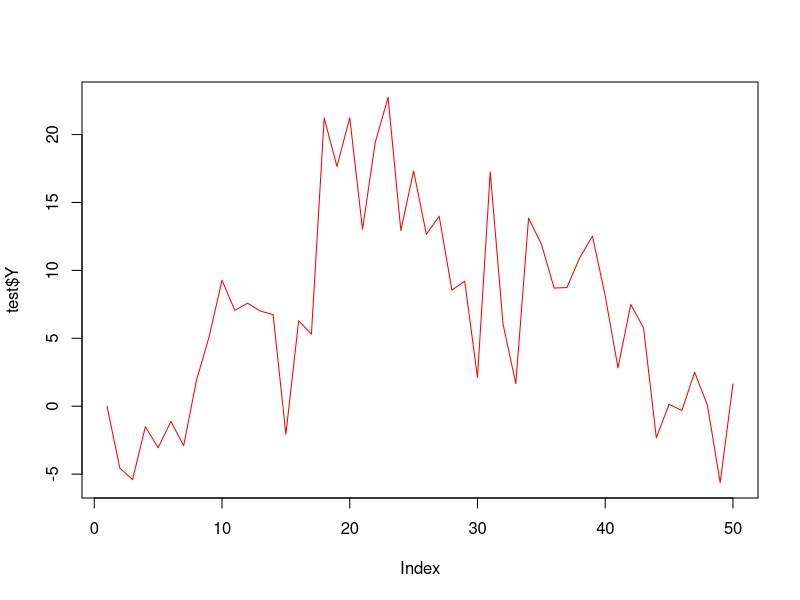

Reproduce this figure in R. (Note: this script raises an error after producing the figure.)
library(mvtnorm)

InverseCDF_Resample <- function(x, w, r = length(w)) {
  # Inputs:
  # x: particle values
  # w: weights (will be normalized)
  # r: number of samples to draw (default = length of weights)
  
  w <- w / sum(w)           # Ensure weights sum to 1
  cdf <- cumsum(w)          # Cumulative distribution function
  u <- sort(runif(r))       # Sorted uniforms in [0, 1)
  
  indices <- integer(r)
  j <- 1
  for (i in 1:r) {
    while (u[i] > cdf[j]) {
      j <- j + 1
    }
    indices[i] <- j
  }
  
  particles <- x[indices]
  return(particles = particles)
}


Stratified_Resample <- function(x, w, r = length(w)){
  #input x samples and w weights as a vector
  
  #initialise
  n <- length(w)
  new_x <- x
  
  #create the cdf
  cdf <- cumsum(w)
  
  #generate uniform
  u <- numeric(n)
  for (i in 1:n){
    u[i] <- runif(1, (i-1)/n, i/n)
  }
  
  indices <- integer(r)
  j <- 1
  for (i in 1:r) {
    while (u[i] > cdf[j]) {
      j <- j + 1
    }
    indices[i] <- j
  }
  
  particles <- x[indices]
  return(particles = particles)
}

Systematic_Resample <- function(x, w, r = length(w)){
  #input x samples and w weights as a vector
  
  #initialise
  n <- length(w)
  new_x <- x
  
  #create the cdf
  cdf <- cumsum(w)
  
  #generate uniform
  uniform <- runif(1)
  u <- numeric(n)
  for (i in 1:n){
    u[i] <- (i-1+uniform)/n
  }
  
  indices <- integer(r)
  j <- 1
  for (i in 1:r) {
    while (u[i] > cdf[j]) {
      j <- j + 1
    }
    indices[i] <- j
  }
  
  particles <- x[indices]
  return(particles)
}


#one trajectory dynamic linear model (DLM)
DLM <- function(a_0, b_0, gamma, sigma, tau, n_obs){
  #Dynamic Linear Model
  #X_0 ~ N(a_0, b_0)
  #X_t|(X_{t-1} = x) ~ N(gamma*x, sigma^2)
  #Y_t|(X_{t} = x) ~ N(x, tau^2)
  #n_obs is how many observations the model has, n = 1,...,T.
  
  #set.seed(seeding)
  
  #generate trajectory of Xs
  X <- numeric(n_obs)
  X[1] <- rnorm(1, mean = a_0, sd = sqrt(b_0))
  
  for (t in 2:n_obs){
    X[t] <- rnorm(1, mean = gamma*X[t-1], sd = sigma)
  }
  
  #generate trajectory of Ys
  
  Y <- numeric(n_obs)
  
  for (t in 2:n_obs){
    Y[t] <- rnorm(1, mean = X[t], sd = tau)
  }
  
  return(list(X = X,Y = Y))
}

test <- DLM(a_0 = 0, b_0 = 1, gamma = 1, sigma = 2, tau = 5, n_obs = 50)

plot(test$Y, type = "l", col = "red")
lines(pf_results2$x[2,], type = "l")
lines(test$X, type = "l", col = "blue", lty = "dotted")

#Sequential Importance Sampling
SISfilter <- function(M, y, simX0, simXt, loglik, a_0, b_0, gamma, sigma, tau){
  n_obs <- length(y)
  
  #trajectory
  x_all <- matrix(nrow = M, ncol = n_obs, data = 0)
  w_all <- matrix(nrow = M, ncol = n_obs, data = 0)
  #weights
  
  #prior
  for (t in 1:n_obs){
    #prior simulation
    if (t == 1){
      for (i in 1:M){
        x_all[i,t] <- simX0(a_0, b_0)
        w_all[i,t] <- 1/M
      }
    }
    
    else{
      logwstar <- numeric(M)
      for (i in 1:M){
        x_all[i,t] <- simXt(x_all[i,t-1], gamma, sigma)
        logwstar[i] <- log(w_all[i,t-1]) + loglik(y[t], x_all[i,t], tau)
      }
      
      wstar <- exp(logwstar)
      w_all[,t] <- wstar / sum(wstar)
    }
  }
  
  return(list(x = x_all, w = w_all))
}

pf_results <- SISfilter(M = 10, y = test$Y, simX0 = simX0_DLM, simXt = simXfwd_DLM, loglik = LL_DLM, 
                       a_0 = 0, b_0 = 1, gamma = 1, sigma = 2, tau = 5)

pf_results$x

##############################
simX0_DLM <- function(a0, b0){
  return(rnorm(1, a0, b0))
}

simXfwd_DLM <- function(x, gamma, sigma){
  return(rnorm(1, x*gamma, sigma))
}

LL_DLM <- function(y, x, tau){
  return(dnorm(y, x, tau, log = TRUE))
}

##############################
#GPT ggplot

library(ggplot2)
library(reshape2)

df <- as.data.frame(t(pf_results$x))
df$time <- 1:5

# Melt the data to long format
df_long <- melt(df, id.vars = "time", variable.name = "particle", value.name = "position")

# Add normalized importance weights (repeating for each time step)
df_long$weight <- 0
x <- 1
for (i in 1:10){
  for (j in 1:5){
    df_long[x,4] <- pf_results$w[i,j]
    x <- x + 1
  }
}

x <- 1
for (i in 1:nrow(df_long)){
  df_long[i,2] <- x
  if (i %% 5 == 0){
    x <- x + 1
  }
}

observed_df <- data.frame(observed = test$Y, time = 1:5)

# Plot using ggplot2
ggplot(df_long, aes(x = time, y = position, size = weight, color = particle)) +
  geom_point() +
  geom_line(size = 0.1) +
  geom_line(data = observed_df, aes(x = time, y = observed), color = "red", size = 1.2, lty = "longdash") +
  theme_minimal() +
  scale_size(range = c(1, 10)) +  # Adjust size range as needed
  labs(x = "Time Step",
       y = "Particle Location",
       size = "Weight",
       color = "Particle") +
  theme(legend.position = "right")
##############################

#ESS Calculation
ESS <- numeric(5)
for (i in 1:50){
  ESS[i] <- 1 / sum((pf_results2$w_preresample[,i])^2)
}

ess.df <- data.frame(ESS = ESS, time = 1:50)
ggplot(ess.df, aes(x = time, y = ESS)) +
  geom_line(size = 0.8) +
  geom_point(size = 2.5) +
  theme_minimal() +
  labs(x = "Time Step",
       y = "Effective Sample Size") +
  ylim(0, 10)

InverseCDF_Resample <- function(x, w){
  #input x samples and w weights as a vector
  
  #initialise
  n <- length(w)
  new_x <- x
  
  #create the cdf
  c <- numeric(n)
  c[1] <- w[1]
  for (i in 2:n){
    c[i] <- w[i] + c[i-1]
  }
  
  #generate uniform
  u <- runif(n, 0, 1)
  
  #final step
  for (i in 1:n){
    j <- which.min(c[c > u[i]])
    new_x[j] <- x[i]
  }
  
  return(new_x)
}

Stratified_Resample <- function(x, w){
  #input x samples and w weights as a vector
  
  #initialise
  n <- length(w)
  new_x <- x
  
  #create the cdf
  c <- numeric(n)
  c[1] <- w[1]
  for (i in 2:n){
    c[i] <- w[i] + c[i-1]
  }
  
  #generate uniform
  u <- numeric(n)
  for (i in 1:n){
    u[i] <- runif(1, (i-1)/n, i/n)
  }
  
  #final step
  for (i in 1:n){
    j <- which(u[i] <= c)[1]
    new_x[i] <- x[j]
  }
  
  return(new_x)
}

Systematic_Resample <- function(x, w){
  #input x samples and w weights as a vector
  
  #initialise
  n <- length(w)
  new_x <- x
  
  #create the cdf
  c <- numeric(n)
  c[1] <- w[1]
  for (i in 2:n){
    c[i] <- w[i] + c[i-1]
  }
  
  #generate uniform
  uniform <- runif(1)
  u <- numeric(n)
  for (i in 1:n){
    u[i] <- (i-1+uniform)/n
  }
  
  #final step
  for (i in 1:n){
    j <- which(u[i] <= c)[1]
    new_x[i] <- x[j]
  }
  
  return(new_x)
}

Residual_Resample <- function(x, w){
  #input x samples and w weights as a vector
  
  #initialise
  n <- length(w)
  new_x <- numeric(n)
  k <- 1
  
  #deterministic phase
  floor_nw <- floor(n*w)
  for (i in 1:n){
    if (floor_nw[i] > 0){
      for (j in 1:floor_nw[i]){
        new_x[k] <- x[i]
        k <- k + 1
      }
    }
  }
  
  #stochastic phase
  #initialise stochastic weightings
  r = n - sum(floor_nw)
  if (r > 0){
    epsilon <- n*w - floor(n*w)
    epsilon <- epsilon / (sum(epsilon)) #normalisation
    multinomial_x <- InverseCDF_Resample(x, epsilon)
    new_x[k:n] <- multinomial_x[1:r]
  }
  
  return(new_x)
}

#Bootstrap Filter
BSfilter <- function(M, y, simX0, simXt, loglik, a_0, b_0, gamma, sigma, tau, resample){
  #resample is the function used for the resampling algorithm
  n_obs <- length(y)
  
  #trajectory
  x_preresample <- matrix(nrow = M, ncol = n_obs, data = 0)
  w_preresample <- matrix(nrow = M, ncol = n_obs, data = 0)
  x_all <- matrix(nrow = M, ncol = n_obs, data = 0)
  w_all <- matrix(nrow = M, ncol = n_obs, data = 0)
  #weights
  
  #prior
  for (t in 1:n_obs){
    #prior simulation
    if (t == 1){
      for (i in 1:M){
        x_all[i,t] <- simX0(a_0, b_0)
        x_preresample[i,t] <- x_all[i,t]
        w_all[i,t] <- 1/M
        w_preresample[i,t] <- w_all[i,t]
      }
    }
    
    else{
      logwstar <- numeric(M)
      for (i in 1:M){
        x_all[i,t] <- simXt(x_all[i,t-1], gamma, sigma)
        x_preresample[i,t] <- x_all[i,t]
        logwstar[i] <- log(w_all[i,t-1]) + loglik(y[t], x_all[i,t], tau)
      }
      
      wstar <- exp(logwstar - max(logwstar))
      
      w_all[,t] <- wstar / sum(wstar)
      w_preresample[,t] <- w_all[,t]
      
      #resampling
      x <- as.vector(x_all[,t])
      w <- as.vector(w_all[,t])
      new_x <- as.matrix(resample(x, w))
      x_all[,t] <- t(new_x)
      w_all[,t] <- 1/M
    }
  }
  
  return(list(x = x_all, w = w_all, w_preresample = w_preresample))
}

pf_results2 <- BSfilter(M = 10, y = test$Y, simX0 = simX0_DLM, simXt = simXfwd_DLM, loglik = LL_DLM, 
                        a_0 = 0, b_0 = 1, gamma = 1, sigma = 2, tau = 5, resample = Systematic_Resample)

##########################################
#Numerical Experiment

set.seed(1234)
DLM_ts <- replicate(20, DLM(a_0 = 0, b_0 = 1, gamma = 1, sigma = 2, tau = 0.5, n_obs = 50))
#So DLM_ts has [,1] to [,20] simulations each with $X latent and $Y observed

set.seed(12345)
ESS_SIS <- matrix(0, nrow = 20, ncol = 50)
ESS_Multinomial <- matrix(0, nrow = 20, ncol = 50)
ESS_Residual <- matrix(0, nrow = 20, ncol = 50)
ESS_Stratified <- matrix(0, nrow = 20, ncol = 50)
ESS_Systematic <- matrix(0, nrow = 20, ncol = 50)
for (i in 1:20){
  #SIS approach
  pf_results <- SISfilter(M = 50, y = DLM_ts[,i]$Y, simX0 = simX0_DLM, simXt = simXfwd_DLM, loglik = LL_DLM, 
                          a_0 = 0, b_0 = 1, gamma = 1, sigma = 2, tau = 0.5)
  #Multinomial Resampling
  pf_results2 <- BSfilter(M = 50, y = DLM_ts[,i]$Y, simX0 = simX0_DLM, simXt = simXfwd_DLM, loglik = LL_DLM, 
                          a_0 = 0, b_0 = 1, gamma = 1, sigma = 2, tau = 0.5, resample = InverseCDF_Resample)
  #Residual Resampling
  pf_results3 <- BSfilter(M = 50, y = DLM_ts[,i]$Y, simX0 = simX0_DLM, simXt = simXfwd_DLM, loglik = LL_DLM, 
                         a_0 = 0, b_0 = 1, gamma = 1, sigma = 2, tau = 0.5, resample = Residual_Resample)
  #Stratified Resampling
  pf_results4 <- BSfilter(M = 50, y = DLM_ts[,i]$Y, simX0 = simX0_DLM, simXt = simXfwd_DLM, loglik = LL_DLM, 
                          a_0 = 0, b_0 = 1, gamma = 1, sigma = 2, tau = 0.5, resample = Stratified_Resample)
  #Systematic Resampling
  pf_results5 <- BSfilter(M = 50, y = DLM_ts[,i]$Y, simX0 = simX0_DLM, simXt = simXfwd_DLM, loglik = LL_DLM, 
                          a_0 = 0, b_0 = 1, gamma = 1, sigma = 2, tau = 0.5, resample = Systematic_Resample)
  
  for (j in 1:50){
    #SIS
    ESS_SIS[i,j] <- 1 / sum((pf_results$w[,j])^2)
    
    #Multinomial
    ESS_Multinomial[i,j] <- 1 / sum((pf_results2$w_preresample[,j])^2)
    
    #Residual
    ESS_Residual[i,j] <- 1 / sum((pf_results3$w_preresample[,j])^2)
    
    #Stratified
    ESS_Stratified[i,j] <- 1 / sum((pf_results4$w_preresample[,j])^2)
    
    #Systematic
    ESS_Systematic[i,j] <- 1 / sum((pf_results5$w_preresample[,j])^2)
  }
}

mean_SIS <- colMeans(ESS_SIS)
mean_Multinomial <- colMeans(ESS_Multinomial)
mean_Residual <- colMeans(ESS_Residual)
mean_Stratified <- colMeans(ESS_Stratified)
mean_Systematic <- colMeans(ESS_Systematic)

ESS_means_df <- data.frame(
  Time = 1:50,
  No_Resample = mean_SIS,
  Multinomial = mean_Multinomial,
  Residual = mean_Residual,
  Stratified = mean_Stratified,
  Systematic = mean_Systematic
)

ESS_long <- ESS_means_df %>%
  pivot_longer(cols = -Time, names_to = "Method", values_to = "ESS")

ggplot(ESS_long, aes(x = Time, y = ESS, color = Method)) +
  geom_line(size = 1) +
  labs(x = "Time",
       y = "Effective Sample Size (ESS)",
       color = "Method") +
  theme_minimal()

##########################################
#Stochastic Volatility Particle MCMC

Stochastic_Volatility <- function(gamma, sigma, n_obs){
  #Dynamic Linear Model
  #X_0 ~ N(0, sigma^2)
  #X_t|(X_{t-1} = x) ~ N(gamma*x, sigma^2)
  #Y_t|(X_{t} = x) ~ N(0, exp(x_t))
  #n_obs is how many observations the model has, n = 1,...,T.
  
  #generate trajectory of Xs
  X <- numeric(n_obs)
  X[1] <- rnorm(1, mean = 0, sd = sigma)
  
  for (t in 2:n_obs){
    X[t] <- rnorm(1, mean = gamma*X[t-1], sd = sigma)
  }
  
  #generate trajectory of Ys
  
  Y <- numeric(n_obs)
  
  for (t in 2:n_obs){
    Y[t] <- rnorm(1, mean = 0, sd = exp(X[t]))
  }
  
  return(list(X = X,Y = Y))
}

test <- Stochastic_Volatility(gamma = 0.95, sigma = exp(-1), n_obs = 400)

plot(test$Y, type = "h", col = "red", xlab = "Time", ylab = "X and Y values")
lines(test$X, type = "l", col = "blue",lwd = 1.5)

#BS Filter for SV

simX0_SV <- function(sigma){
  return(rnorm(1, mean = 0, sd = exp(sigma)))
}

simXfwd_SV <- function(x, gamma, sigma){
  return(rnorm(1, x*gamma, exp(sigma)))
}

LL_SV <- function(y, x){
  ll <- dnorm(y, 0, sd = exp(x), log = TRUE)
  if (!is.finite(ll)){
    ll <- -1e10
  }
  return(ll)
}

BSfilter_SV <- function(M, y, simX0, simXt, loglik, gamma,  sigma, resample){
  #resample is the function used for the resampling algorithm
  n_obs <- length(y)
  
  #trajectory
  x_preresample <- matrix(nrow = M, ncol = n_obs, data = 0)
  w_preresample <- matrix(nrow = M, ncol = n_obs, data = 0)
  x_all <- matrix(nrow = M, ncol = n_obs, data = 0)
  w_all <- matrix(nrow = M, ncol = n_obs, data = 0)
  ancestry <- matrix(nrow = M, ncol = n_obs)
  #weights
  
  #no ancestry in first 
  ancestry[,1] <- NA
  
  #prior
  for (t in 1:n_obs){
    #prior simulation
    if (t == 1){
      for (i in 1:M){
        x_all[i,t] <- simX0(sigma)
        x_preresample[i,t] <- x_all[i,t]
        w_all[i,t] <- 1/M
        w_preresample[i,t] <- w_all[i,t]
      }
    }
    
    else{
      logwstar <- numeric(M)
      for (i in 1:M){
        x_all[i,t] <- simXt(x_all[i,t-1], gamma, sigma)
        x_preresample[i,t] <- x_all[i,t]
        logwstar[i] <- log(w_all[i,t-1]) + loglik(y[t], x_all[i,t])
      }
      
      wstar <- exp(logwstar - max(logwstar))
      
      w_preresample[,t] <- wstar*exp(max(logwstar))
      w_all[,t] <- wstar / sum(wstar)
      
      
      #resampling
      x <- as.vector(x_all[,t])
      w <- as.vector(w_all[,t])
      resampled <- resample(x, w)
      x_all[, t] <- resampled$particles
      w_all[, t] <- rep(1 / M, M)
      ancestry[, t] <- resampled$ancestry
    }
  }
  
  return(list(x = x_all,
              w = w_all,
              w_preresample = w_preresample,
              ancestry = ancestry))
}

Residual_Resample <- function(x, w){
  #input x samples and w weights as a vector
  
  #initialise
  
  n <- length(w)
  new_x <- numeric(n)
  ancestry <- integer(n)
  k <- 1
  
  #deterministic phase
  floor_nw <- floor(n*w)
  for (i in 1:n){
    if (floor_nw[i] > 0){
      for (j in 1:floor_nw[i]){
        new_x[k] <- x[i]
        ancestry[k] <- i
        k <- k + 1
      }
    }
  }
  
  #stochastic phase
  #initialise stochastic weightings
  r = n - sum(floor_nw)
  if (r > 0){
    epsilon <- n*w - floor(n*w)
    epsilon <- epsilon / (sum(epsilon)) #normalisation
    multinomial_x <- InverseCDF_Resample(x, epsilon, r)
    new_x[k:n] <- multinomial_x$particles
    ancestry[k:n] <- multinomial_x$indices
  }
  
  return(list(particles = new_x, ancestry = ancestry))
}

InverseCDF_Resample <- function(x, w, r = length(x)) {
  # x: particle values
  # w: normalized weights (should sum to 1)
  # r: number of samples to draw
  
  n <- length(w)
  cdf <- cumsum(w)
  u <- sort(runif(r))
  
  indices <- integer(r)
  j <- 1
  for (i in 1:r) {
    while (u[i] > cdf[j]) {
      j <- j + 1
    }
    indices[i] <- j
  }
  
  x_resampled <- x[indices]
  return(list(particles = x_resampled, indices = indices))
}
# 
py <- numeric(50)
for (i in 1:50){
  print(i)
  out <- BSfilter_SV(
    M = 500,
    y = test$Y,
    simX0 = simX0_SV,
    simXt = simXfwd_SV,
    loglik = LL_SV,
    gamma = 0.95,
    sigma = exp(-1),
    resample = Residual_Resample
  )
  py[i] <- sum(log(colMeans(out$w_preresample)))
}

prior <- function(theta){
  return(dmvnorm(theta, mean = c(0.5, 0), sigma = 1*diag(2), log = TRUE))
}

pmmh <- function(prior, pf, theta0, n_its, M, y, simX0, simXt, loglik, resample, h){
  #initialisation
  acc <- 0
  theta <- matrix(nrow = length(theta0), ncol = n_its + 1)
  t <- length(y)
  x <- matrix(nrow = t, ncol = n_its + 1)
  
  #first step
  theta[,1] <- theta0
  u <- pf(M, y, simX0, simXt, loglik, theta0[1], theta0[2], resample) #generate auxiliary
  k0 <- sample(1:M, 1, prob = u$w_preresample[,t]) #sample a path x_{1:T}
  
  #trace the backwards path for x_{1:T} 
  counter <- t
  a <- k0
  while (counter > 0){
    x[counter,1] <- u$x[a,counter]
    a <- u$ancestry[a,counter]
    counter <- counter - 1
  }
  
  #p(y_{1:T}|theta)
  log_p_hat <- sum(log(colMeans(u$w_preresample)))
  log_pi_old <- log_p_hat + prior(theta0)
  
  #iterating for new thetas
  for (i in 2:(n_its+1)){
    print(i)
    theta_old <- theta[,i-1]
    #generate new proposal
    theta_new <- theta_old + t(rmvnorm(1, mean = c(0,0), sigma = h))
    u_new <- pf(M, y, simX0, simXt, loglik, theta_new[1], theta_new[2], resample)

    #calculate probability p(y_{1:T}|theta)
    log_p_hat <- sum(log(colMeans(u_new$w_preresample)))
    log_pi_new <- log_p_hat + prior(t(theta_new))
    
    #acceptance
    log_alpha <- log_pi_new - log_pi_old
    U <- runif(1)
    #accept
    if (U <= exp(log_alpha)){
      theta[,i] <- theta_new
      log_pi_old <- log_pi_new
      
      #sample a new path
      k <- sample(1:M, 1, prob = u_new$w_preresample[,t])
      
      #trace the path
      counter <- t
      a <- k
      while (counter > 0){
        x[counter,i] <- u_new$x[a,counter]
        a <- u_new$ancestry[a,counter]
        counter <- counter - 1
      }
      
      #update u
      u <- u_new
      acc <- acc + 1
    }
    #reject
    else{
      theta[,i] <- theta_old
      x[,i] <- x[,i-1]
    }
  }
  return(list(theta = theta, x = x, acc = acc))
}

# pm_result <- pmmh(
#   prior = prior,
#   pf = BSfilter_SV,
#   theta0 = c(0.5,0),
#   n_its = 1000,
#   M = 500,
#   y = test$Y,
#   simX0 = simX0_SV,
#   simXt = simXfwd_SV,
#   loglik = LL_SV,
#   resample = Residual_Resample,
#   h = 0.005*diag(2)
# )

pm_result2 <- pmmh(
  prior = prior,
  pf = BSfilter_SV,
  theta0 = c(0.5,0),
  n_its = 10000,
  M = 500,
  y = test$Y,
  simX0 = simX0_SV,
  simXt = simXfwd_SV,
  loglik = LL_SV,
  resample = Residual_Resample,
  h = 0.005*diag(2)
)


plot(pm_result2$theta[1,1:500], type = "l", ylab = "gamma", xlab = "Iteration")
abline(h = 0.95)
plot(pm_result2$theta[2,1:500], type = "l", ylab = "log(sigma)", xlab = "Iteration")
abline(h = -1)

plot(pm_result2$theta[1,100:10001], pm_result2$theta[2,100:10001], pch = 20, col = rgb(0, 0, 1, 0.02),
     xlab = "gamma",
     ylab = "log(sigma)")
abline(v = 0.95, lty = 2, col = "red", lwd = 1.5)
abline(h = -1, lty = 2, col = "red", lwd = 1.5)

hist(pm_result2$theta[1,100:10001], xlab = "gamma", main = "")
hist(pm_result2$theta[2,100:10001], xlab = "log(sigma)", main = "")


x_post <- pm_result2$x[,100:10001]

x_mean <- rowMeans(x_post)
x_lower <- apply(x_post, 1, quantile, probs = 0.025)
x_upper <- apply(x_post, 1, quantile, probs = 0.975)



plot(test$X, type = "l", col = "red", lwd = "1", xlab = "Time", ylab = "X")

lines(x_lower, col = "blue", lty = 2)
lines(x_upper, col = "blue", lty = 2)

plot(x_mean, type = "n", xlab = "Time", ylab = "X", ylim = c(-3, 3))
polygon(c(1:length(x_mean), rev(1:length(x_mean))),
        c(x_lower, rev(x_upper)),
        col = rgb(0, 0, 1, 0.2), border = NA)
lines(x_mean, col = "blue", lwd = 1)
lines(test$X, col = "red", lwd = 1.3)

